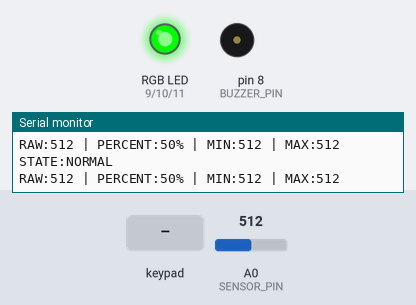
This sketch was run on a simulated Arduino Uno, built with avr-gcc and run on an emulated ATmega328P. Shown: an RGB LED mixed from three pins (HIGH = lit), buzzer (waves = sounding), the last lines printed to the serial monitor. The inputs (shaded band) are chosen by the test bench; at power-on: A0 (SENSOR_PIN) = 512.

Above: at 1.9 s.
2.0 s: A0 (SENSOR_PIN) set to 590
3.5 s: A0 (SENSOR_PIN) set to 612
At 4.4 s:
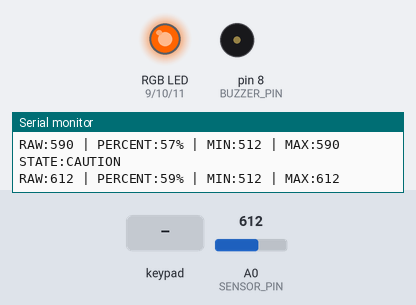
5.6 s: key 'G' pressed
At 6.8 s:
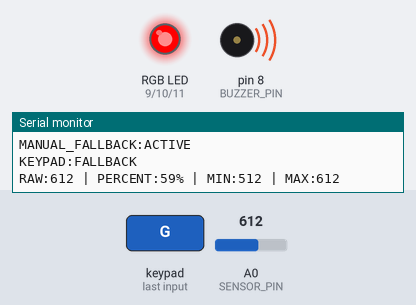
7.6 s: keypad keys 6 7 1 2 1 3 pressed 1.375 s apart
At 15.9 s:
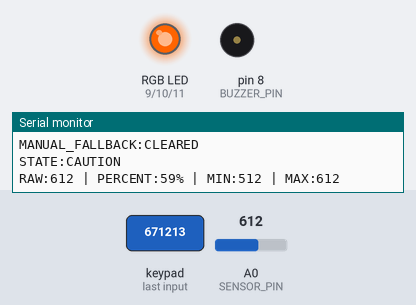
19.9 s: A0 (SENSOR_PIN) set to 511
At 21.2 s:
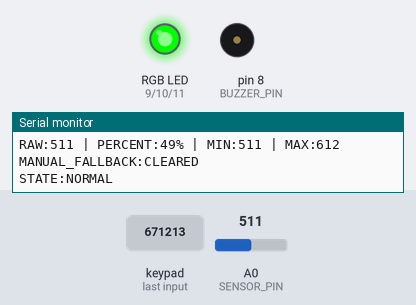
21.6 s: A0 (SENSOR_PIN) set to 610
At 23.5 s:
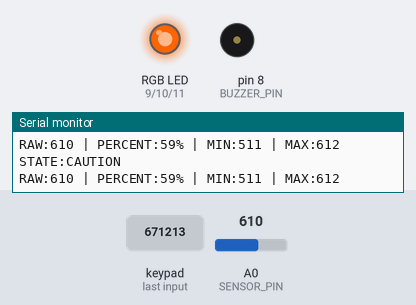
Timing chart, 0 to 24.6 s (numbered marks = the images above; inputs shaded):
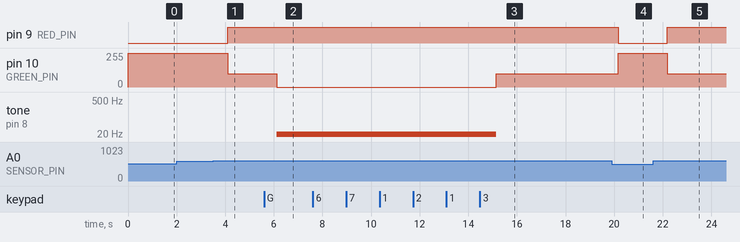

The sketch:

sentinel_loop_arduino.ino
```cpp
#include <Keypad.h>

const int SENSOR_PIN = A0;
const int CAUTION_THRESHOLD = 600;
const int FALLBACK_THRESHOLD = 850;
int observedMin = 1023;
int observedMax = 0;
int sensorValue = 0;

const int BUZZER_PIN = 8;

const int RED_PIN = 9;
const int GREEN_PIN = 10;
const int BLUE_PIN = 11;

const int HOLD_TIME = 3000;

const byte ROWS = 4;
const byte COLS = 4;

char keys[ROWS][COLS] = {
  {'1', '2', '3', '4'},
  {'5', '6', '7', '8'},
  {'9', 'A', 'B', 'C'},
  {'D', 'E', 'F', 'G'}
};

byte rowPins[ROWS] = {2, 3, 4, 5};
byte colPins[COLS] = {6, 7, 12, 13};

Keypad keypad = Keypad(
  makeKeymap(keys),
  rowPins,
  colPins,
  ROWS,
  COLS
);

enum class SystemState {
  NORMAL,
  CAUTION,
  FALLBACK
};

SystemState currentState = SystemState::NORMAL;
bool stateInitialized = false;
bool manualFallback = false;

void setColor(int red, int green, int blue) {
  analogWrite(RED_PIN, red);
  analogWrite(GREEN_PIN, green);
  analogWrite(BLUE_PIN, blue);
}

SystemState classifySensor(int sensorValue) {
  if (sensorValue >= FALLBACK_THRESHOLD) {
    return SystemState::FALLBACK;
  }

  if (sensorValue >= CAUTION_THRESHOLD) {
    return SystemState::CAUTION;
  }

  return SystemState::NORMAL;
}

void handleKeyboard() {
  char key = keypad.getKey();
  if (!key) {
    return;
  }

  if (key == 'G') {
    manualFallback = true;
    Serial.println("MANUAL_FALLBACK:ACTIVE");
  }

  if (key == '1') {
    manualFallback = false;
    Serial.println("MANUAL_FALLBACK:CLEARED");
  }
}

void applyState(SystemState state) {
  currentState = state;

  switch (state) {
    case SystemState::NORMAL:
      setColor(0, 255, 0);
      noTone(BUZZER_PIN);
      Serial.println("STATE:NORMAL");
      break;

    case SystemState::CAUTION:
      setColor(255, 100, 0);
      noTone(BUZZER_PIN);
      Serial.println("STATE:CAUTION");
      break;

    case SystemState::FALLBACK:
      setColor(255, 0, 0);
      tone(BUZZER_PIN, 10);
      Serial.println("KEYPAD:FALLBACK");
      break;
  }
}

void setup() {
  pinMode(BUZZER_PIN, OUTPUT);
  pinMode(RED_PIN, OUTPUT);
  pinMode(GREEN_PIN, OUTPUT);
  pinMode(BLUE_PIN, OUTPUT);

  Serial.begin(9600);
  Serial.println("--- Sentinel Loop Arduino controller started ---");
  applyState(SystemState::NORMAL);
  Serial.println("Controls: 1=NORMAL, 2=CAUTION, G=FALLBACK");
}

int updatePentiometerValue() {
  int rawValue = analogRead(SENSOR_PIN);
  if (sensorValue == rawValue) {
    return;
  }
  sensorValue = rawValue;

  if (sensorValue < observedMin) {
    observedMin = sensorValue;
  }

  if (sensorValue > observedMax) {
    observedMax = sensorValue;
  }

  return sensorValue;
}

void printDetail(int sensorPercentage) {
  Serial.print("RAW:");
  Serial.print(sensorValue);

  Serial.print(" | PERCENT:");
  Serial.print(sensorPercentage, 1);

  Serial.print("% | MIN:");
  Serial.print(observedMin);

  Serial.print(" | MAX:");
  Serial.println(observedMax);
}

void loop() {
  handleKeyboard();
  updatePentiometerValue();
  float sensorPercentage = (sensorValue / 1023.0) * 100.0;

  if (manualFallback) {
    applyState(SystemState::FALLBACK);
  } else {
    SystemState classifiedState = classifySensor(sensorValue);
    applyState(classifiedState);
  }
  printDetail(sensorPercentage);
  delay(1000);
}
```

Measured:
- the behaviour switches between 599 and 600 on A0 (SENSOR_PIN) (found by bisection; images 0 and 1)
- after the input at 3.5 s, pin 9 (RED_PIN): LOW → HIGH after 0.61 s; pin 10 (GREEN_PIN): 255/255 → 100/255 after 0.61 s
- after the input at 5.6 s, pin 10 (GREEN_PIN): 100/255 → 0/255 after 0.51 s; tone on pin 8 (BUZZER_PIN): silent → 10 Hz after 0.51 s
- after the input at 7.6 s, pin 10 (GREEN_PIN): 0/255 → 100/255 after 7.5 s; tone on pin 8 (BUZZER_PIN): 10 Hz → silent after 7.5 s
- after the input at 19.9 s, pin 9 (RED_PIN): HIGH → LOW after 0.27 s; pin 10 (GREEN_PIN): 100/255 → 255/255 after 0.27 s
- after the input at 21.6 s, pin 9 (RED_PIN): LOW → HIGH after 0.59 s; pin 10 (GREEN_PIN): 255/255 → 100/255 after 0.59 s
